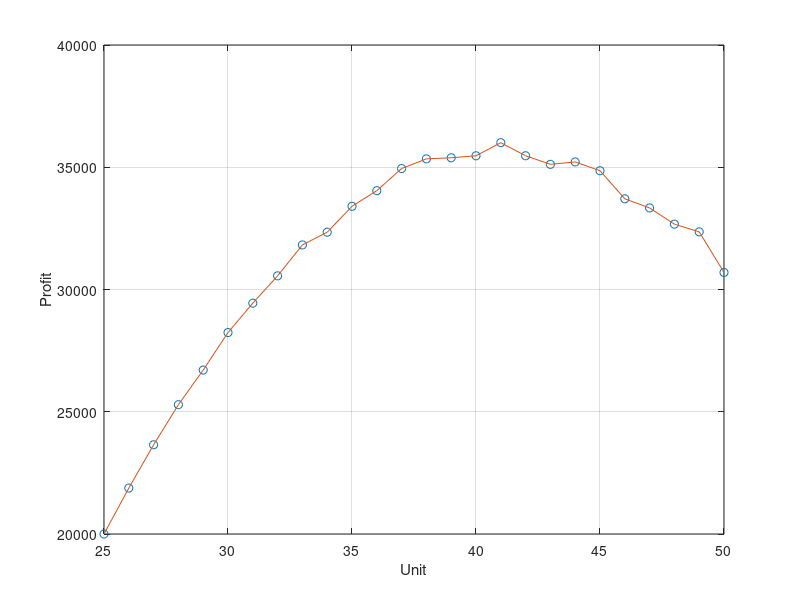

Source code (MATLAB):
n = 5000;	% number of simulations for product level.
level = 25:50;	% product level
cost = 30000 + 2000 * level;

for k = level
	cum_profit = 0;	% total profit for level production
	for m = 1:n
		demand = floor(rand * (50-25) + 25);
		if demand >= k
			income = 4000 * k;
		else
			income = 4000 * demand + 1000 * (k - demand);
		end
		profit = income - cost(k-24);
		cum_profit = cum_profit + profit;
	end
	expected_profit = cum_profit / n;
	p(k-24,1) = k;
	p(k-24,2) = expected_profit;
end

plot(p(:,1), p(:,2), 'o', p(:,1), p(:,2), '-'); grid on;
xlabel('Unit'); ylabel('Profit');
